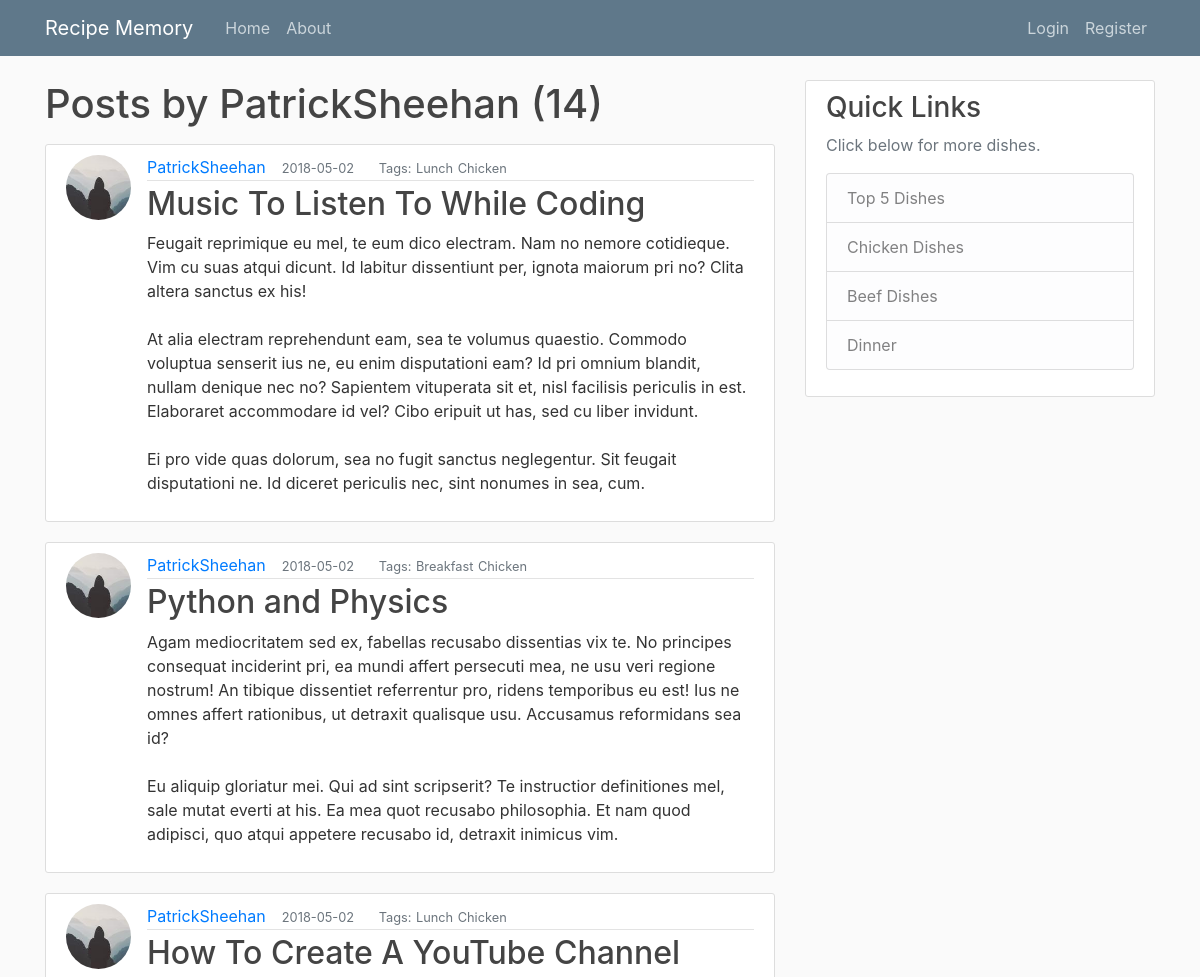
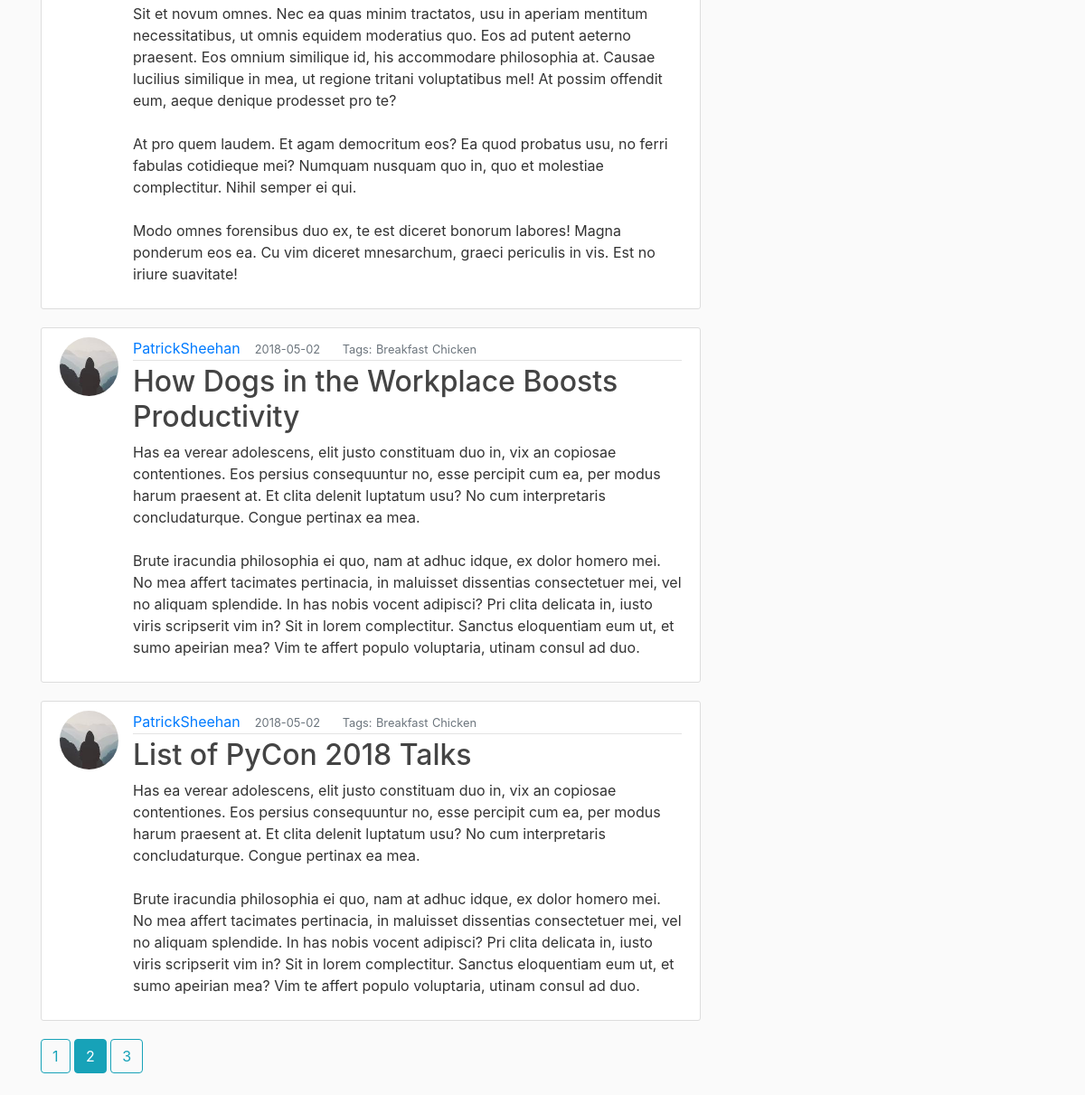
/user/PatrickSheehan?page=2, run on the app's committed database (2 pictures, top to bottom).
### flaskblog/models.py (models this page shows, shortened)
class User(db.Model, UserMixin):
    id = db.Column(db.Integer, primary_key=True)
    username = db.Column(db.String(20), unique=True, nullable=False)
    email = db.Column(db.String(120), unique=True, nullable=False)
    image_file = db.Column(db.String(20), nullable=False, default='default.jpg')
    password = db.Column(db.String(60), nullable=False)
    posts = db.relationship('Post', backref='author', lazy=True)

class Post(db.Model):
    id = db.Column(db.Integer, primary_key=True)
    title = db.Column(db.String(120), nullable=False)
    date_posted = db.Column(db.DateTime, nullable=False, default=datetime.utcnow)
    mealType = db.Column(db.String(20), default="Dinner", nullable=True)
    mainIngredient = db.Column(db.String(35), default="Chicken", nullable=True)
    content = db.Column(db.Text, nullable=False)
    user_id = db.Column(db.Integer, db.ForeignKey('user.id'), nullable=False)

### flaskblog/users/routes.py (the view)
@users.route("/user/<string:username>")
def user_posts(username):
    page = request.args.get('page', 1, type=int)
    user = User.query.filter_by(username=username).first_or_404()
    posts = Post.query.filter_by(author=user)\
        .order_by(Post.date_posted.desc())\
        .paginate(page=page, per_page=5)
    return render_template('user_posts.html', posts=posts, user=user)

### flaskblog/templates/user_posts.html
{% extends "layouts.html" %}
{% block content %}
  <h1 class="mb-3">Posts by {{ user.username}} ({{ posts.total }})</h1>
  {% for post in posts.items %}
      <article class="media content-section">
        <img class="rounded-circle article-img" src="{{ url_for('static', filename='profile_pics/' + post.author.image_file) }}">
      <div class="media-body">
        <div class="article-metadata">
          <a class="mr-2" href="{{ url_for('users.user_posts', username=post.author.username) }}">{{ post.author.username }}</a>
          <small class="text-muted"> &nbsp;{{ post.date_posted.strftime('%Y-%m-%d') }}</small>
          <small class="text-muted"> &emsp;&nbsp; Tags:</small>
          <b><small class="text-muted">{{ post.mealType }}</small></b>
          <b><small class="text-muted">{{ post.mainIngredient }}</small></b>
        </div>
        <h2><a class="article-title" href="{{ url_for('posts.post', post_id=post.id) }}">{{ post.title }}</a></h2>
        <p class="article-content">{{ post.content }}</p>
      </div>
      </article>
  {% endfor %}
  {% for page_num in posts.iter_pages(left_edge=2, right_edge=2, left_current=2, right_current=3) %}
    {% if page_num %}
      {% if posts.page == page_num %}
        <a class="btn btn-info mb-4" href="{{ url_for('users.user_posts', username=user.username, page=page_num) }}">{{ page_num }}</a>
      {% else %}
        <a class="btn btn-outline-info mb-4" href="{{ url_for('users.user_posts', username=user.username, page=page_num) }}">{{ page_num }}</a>
      {% endif %}
    {% else %}
      ...
    {% endif %}
  {% endfor %}
{% endblock content %}

### flaskblog/static/main.css (style rules this page uses)
body { background: #fafafa; color: #333333; margin-top: 5rem; }
h1, h2, h3, h4, h5, h6 { color: #444444; }
.content-section { background: #ffffff; padding: 10px 20px; border: 1px solid #dddddd; border-radius: 3px; margin-bottom: 20px; }
.article-title { color: #444444; }
.article-content { white-space: pre-line; }
.article-img { height: 65px; width: 65px; margin-right: 16px; }
.article-metadata { padding-bottom: 1px; margin-bottom: 4px; border-bottom: 1px solid #e3e3e3 }

### data on the page
User: username "PatrickSheehan"
Post: image_file (picture), author.username "PatrickSheehan", date_posted "2018-05-02", mealType "Lunch", mainIngredient "Chicken", title "Music To Listen To While Coding", content "Feugait reprimique eu mel, te eum dico electram. Nam no nemore cotidieque. Vim cu suas atqui dicunt. Id labitur dissentiunt per, ignota maiorum pri no? Clita altera sanctus ex his! At alia electram reprehendunt eam, sea te volumus quaestio. Commodo voluptua senserit ius ne, eu enim disputationi eam? Id pri omnium blandit, nullam denique nec no? Sapientem vituperata sit et, nisl facilisis periculis in est. Elaboraret accommodare id vel? Cibo eripuit ut has, sed cu liber invidunt. Ei pro vide quas dolorum, sea no fugit sanctus neglegentur. Sit feugait disputationi ne. Id diceret periculis nec, sint nonumes in sea, cum."
Post: image_file (picture), author.username "PatrickSheehan", date_posted "2018-05-02", mealType "Breakfast", mainIngredient "Chicken", title "Python and Physics", content "Agam mediocritatem sed ex, fabellas recusabo dissentias vix te. No principes consequat inciderint pri, ea mundi affert persecuti mea, ne usu veri regione nostrum! An tibique dissentiet referrentur pro, ridens temporibus eu est! Ius ne omnes affert rationibus, ut detraxit qualisque usu. Accusamus reformidans sea id? Eu aliquip gloriatur mei. Qui ad sint scripserit? Te instructior definitiones mel, sale mutat everti at his. Ea mea quot recusabo philosophia. Et nam quod adipisci, quo atqui appetere recusabo id, detraxit inimicus vim."
Post: image_file (picture), author.username "PatrickSheehan", date_posted "2018-05-02", mealType "Lunch", mainIngredient "Chicken", title "How To Create A YouTube Channel", content "Sit et novum omnes. Nec ea quas minim tractatos, usu in aperiam mentitum necessitatibus, ut omnis equidem moderatius quo. Eos ad putent aeterno praesent. Eos omnium similique id, his accommodare philosophia at. Causae lucilius similique in mea, ut regione tritani voluptatibus mel! At possim offendit eum, aeque denique prodesset pro te? At pro quem laudem. Et agam democritum eos? Ea quod probatus usu, no ferri fabulas cotidieque mei? Numquam nusquam quo in, quo et molestiae complectitur. Nihil semper ei qui. Modo omnes forensibus duo ex, te est diceret bonorum labores! Magna ponderum eos ea. Cu vim diceret mnesarchum, graeci periculis in vis. Est no iriure suavitate!"
Post: image_file (picture), author.username "PatrickSheehan", date_posted "2018-05-02", mealType "Breakfast", mainIngredient "Chicken", title "How Dogs in the Workplace Boosts Productivity", content "Has ea verear adolescens, elit justo constituam duo in, vix an copiosae contentiones. Eos persius consequuntur no, esse percipit cum ea, per modus harum praesent at. Et clita delenit luptatum usu? No cum interpretaris concludaturque. Congue pertinax ea mea. Brute iracundia philosophia ei quo, nam at adhuc idque, ex dolor homero mei. No mea affert tacimates pertinacia, in maluisset dissentias consectetuer mei, vel no aliquam splendide. In has nobis vocent adipisci? Pri clita delicata in, iusto viris scripserit vim in? Sit in lorem complectitur. Sanctus eloquentiam eum ut, et sumo apeirian mea? Vim te affert populo voluptaria, utinam consul ad duo."
Post: image_file (picture), author.username "PatrickSheehan", date_posted "2018-05-02", mealType "Breakfast", mainIngredient "Chicken", title "List of PyCon 2018 Talks", content "Has ea verear adolescens, elit justo constituam duo in, vix an copiosae contentiones. Eos persius consequuntur no, esse percipit cum ea, per modus harum praesent at. Et clita delenit luptatum usu? No cum interpretaris concludaturque. Congue pertinax ea mea. Brute iracundia philosophia ei quo, nam at adhuc idque, ex dolor homero mei. No mea affert tacimates pertinacia, in maluisset dissentias consectetuer mei, vel no aliquam splendide. In has nobis vocent adipisci? Pri clita delicata in, iusto viris scripserit vim in? Sit in lorem complectitur. Sanctus eloquentiam eum ut, et sumo apeirian mea? Vim te affert populo voluptaria, utinam consul ad duo."

### other printed values
{{ posts.total }} "14"
{{ page_num }} "1" "3"
{{ page_num }} "2"
